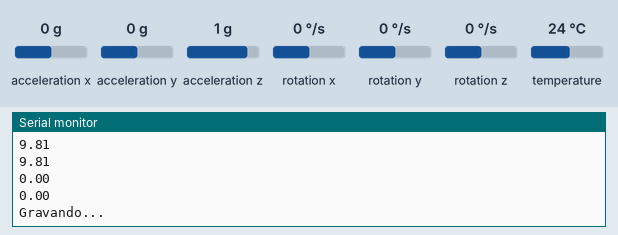
Simulated run of this sketch. Board: ESP32. Shown: the last lines printed to the serial monitor. The inputs (shaded band) are chosen by the test bench; at power-on: acceleration x 0 g, acceleration y 0 g, acceleration z 1 g, rotation x 0 °/s, rotation y 0 °/s, rotation z 0 °/s, temperature 24 °C. Storage starts empty.

Above: at 3.8 s.
3.9 s: acceleration x set to -1.4 g
7.8 s: acceleration y set to -0.8 g
11.7 s: acceleration z set to 0.8 g
15.6 s: rotation x set to -192 °/s
At 19.2 s:
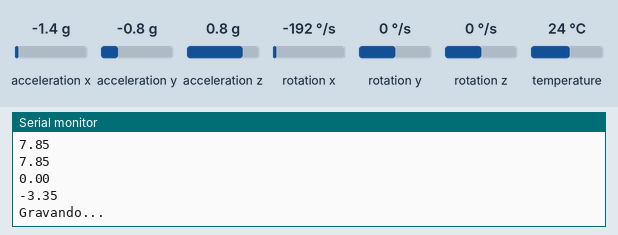
19.5 s: rotation y set to -100 °/s
At 22.0 s:
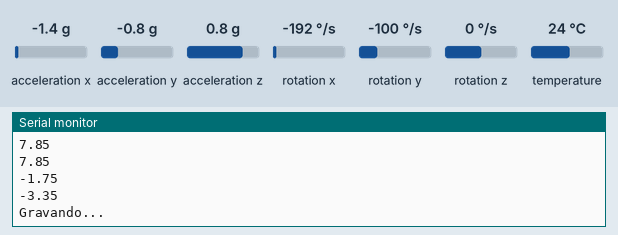
Timing chart, 0 to 23.5 s (numbered marks = the images above; inputs shaded):
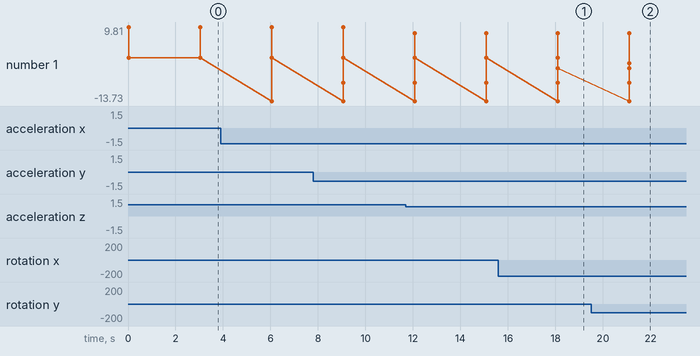

The sketch:

teste0.ino
```cpp
#include "Arduino.h"

#include <Wire.h>
#include <SD.h>
#include <Adafruit_BMP280.h>
#include <Adafruit_MPU6050.h>
#include <Adafruit_Sensor.h>

#define BMP_ADRESS 0x76
#define MPU_ADRESS 0x68
#define CS_PIN 5

#define ENABLE_SERIAL_BEGIN true
#define ENABLE_SD true

int contador = 0;
Adafruit_BMP280 bmp;
File logfile;
Adafruit_MPU6050 mpu;

void writeSd(String text){
  logfile = SD.open("/meulog.txt", FILE_APPEND);
  if(logfile){
    logfile.println(text);
    Serial.println("Gravando...");
    logfile.close();
  } else {
    Serial.println("Não foi possível gravar...");
  }
}

void setup() {
  if(ENABLE_SERIAL_BEGIN) {
    Serial.begin(115200);
  }


  if (!mpu.begin(MPU_ADRESS)) {
    Serial.println("Failed to find MPU6050 chip");
    while (1) {
      delay(10);
    }
  }
  Serial.println("MPU6050 Found!");

  mpu.setAccelerometerRange(MPU6050_RANGE_8_G);
  mpu.setGyroRange(MPU6050_RANGE_500_DEG);
  mpu.setFilterBandwidth(MPU6050_BAND_21_HZ);


  if(!bmp.begin(BMP_ADRESS)) {
    Serial.println("BMP not working ...");
    while(1);
  }
  Serial.println("BMP conectado!");

  bmp.setSampling(Adafruit_BMP280::MODE_NORMAL,
                  Adafruit_BMP280::SAMPLING_X2,
                  Adafruit_BMP280::SAMPLING_X16,
                  Adafruit_BMP280::FILTER_X16,
                  Adafruit_BMP280::STANDBY_MS_500);


  if(ENABLE_SD) {
    while(!SD.begin(CS_PIN)){
      Serial.println("SD not working ...");
    }
    Serial.println("MicroSD Conectado!");
  }
}


void loop() {
  sensors_event_t a, g, temp;
  mpu.getEvent(&a, &g, &temp);
  Serial.println(a.acceleration.v[0]);
  Serial.println(a.acceleration.v[1]);
  Serial.println(a.acceleration.v[2]);
  Serial.println(a.acceleration.z);
  Serial.println(g.gyro.pitch);
  Serial.println(g.gyro.roll);


  if(ENABLE_SD) {
    writeSd("Alanzinho" + String(contador));
  }


  contador++;
  delay(3000);
}
```

Measured:
- after the input at 15.6 s, the serial monitor: prints a new line after 2.5 s (image 1)
- after the input at 19.5 s, the serial monitor: prints a new line after 1.6 s (image 2)
- plotted number 1: 0 → -3.35 after the input at 15.6 s
